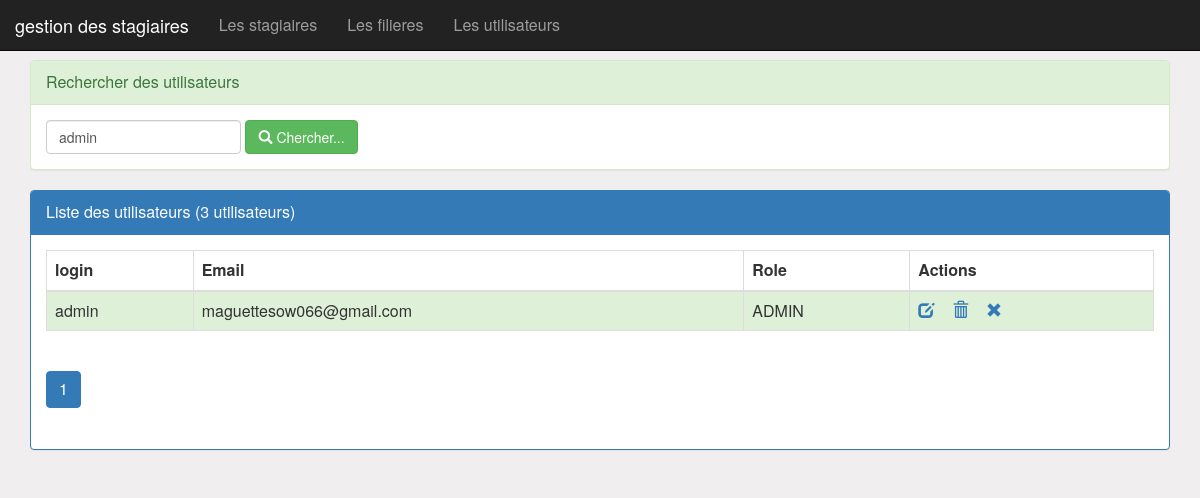
Page /utilisateurs.php?logins=admin (signed in) on the committed database.
### tables this page shows
create table utilisateurs(
    iduser int primary key auto_increment, 
   logins VARCHAR(50),
    email VARCHAR(255),
    roles  VARCHAR(50),
    etat int,
    pwd VARCHAR(255)
);

### utilisateurs.php (the view, shortened to what this page needs)
<?php
    require_once("connexiondb.php");
    $login=isset($_GET['logins'])?$_GET['logins']:"";
    $size=isset($_GET['size'])?$_GET['size']:3;
    $page=isset($_GET['page'])?$_GET['page']:1;
    $requeteUser="select * from utilisateurs where logins like '%$login%'";
    $requeteCount="select count(*) countUser from utilisateurs";
    $resultatUser=$pdo->query($requeteUser);
    $resultatCount=$pdo->query($requeteCount);
    $tabCount=$resultatCount->fetch();
    $nbrUser=$tabCount['countUser'];
    $reste=$nbrUser % $size;
    if($reste===0)
        $nbrPage=$nbrUser/$size;
    else
        $nbrPage=floor($nbrUser/$size)+1;
?>
<!DOCTYPE html>
<html>
<head>
<link rel="stylesheet" href="//netdna.bootstrapcdn.com/bootstrap/3.1.1/css/bootstrap.min.css">
<link rel="stylesheet" href="css/monstyle.css">
<link rel="stylesheet" type="text/css" href="css/font-awesome.min.css">
</head>
<body>
        <?php include("menu.php"); ?>
        <div class="container">
            <div class="panel panel-success margetop60">
				<div class="panel-heading">Rechercher des utilisateurs</div>
				<div class="panel-body">
					<form method="get" action="utilisateurs.php" class="form-inline">
						<div class="form-group">
                            <input type="text" name="login"
                                   placeholder="Login"
                                   class="form-control"
                                   value="<?php echo $login ?>"/>
                        </div>
				        <button type="submit" class="btn btn-success">
                            <span class="glyphicon glyphicon-search"></span>
                            Chercher...
                        </button>
					</form>
				</div>
			</div>
            <div class="panel panel-primary">
                <div class="panel-heading">Liste des utilisateurs (<?php echo $nbrUser ?> utilisateurs)</div>
                <div class="panel-body">
                    <table class="table table-striped table-bordered">
                        <thead>
                            <tr>
                                <th>login</th> <th>Email</th> <th>Role</th> <th>Actions</th>
                            </tr>
                        </thead>
                        <tbody>
                            <?php while($user=$resultatUser->fetch()){ ?>
                                <tr class="<?php echo $user['etat']==1?'success':'danger'?>">
                                    <td><?php echo $user['logins'] ?> </td>
                                    <td><?php echo $user['email'] ?> </td>
                                    <td><?php echo $user['roles'] ?> </td>
                                   <td>
                                        <a href="editerUtilisateur.php?idu=<?php echo $user['iduser'] ?>">
                                            <span class="glyphicon glyphicon-edit"></span>
                                        </a>
                                        <a onclick="return confirm('Etes vous sur de vouloir supprimer cet utilisateur')"
                                            href="supprimerUtilisateur.php?idUser=<?php echo $user['iduser'] ?>">
                                                <span class="glyphicon glyphicon-trash"></span>
                                        </a>
                <a href="activerUtilisateur.php?idUser=<?php echo $user['iduser'] ?>&etat=<?php echo $user['etat']  ?>">
                                                <?php
                                                    if($user['etat']==1)
                                                        echo '<span class="glyphicon glyphicon-remove"></span>';
                                                    else
                                                        echo '<span class="glyphicon glyphicon-ok"></span>';
                                                ?>
                                            </a>
                                        </td>
                                </tr>
                             <?php } ?>
                        </tbody>
                    </table>
                <div>
                    <ul class="pagination">
                        <?php for($i=1;$i<=$nbrPage;$i++){ ?>
                            <li class="<?php if($i==$page) echo 'active' ?>">
            <a href="utilisateurs.php?page=<?php echo $i;?>&login=<?php echo $login ?>">
                                    <?php echo $i; ?>
                                </a>
                             </li>
                        <?php } ?>
                    </ul>
                </div>
                </div>
            </div>
        </div>
    </body>
</HTML>

### css/monstyle.css (style rules this page uses)
.margetop60 { margin-top: 60px; }
body { background-color: rgb(240, 238, 238); font-size: 16px; }

### rows in the picture
utilisateurs: logins "admin", email "maguettesow066@gmail.com", roles "ADMIN", etat 1 (drawn)

### other values in the picture
$nbrUser "3"
